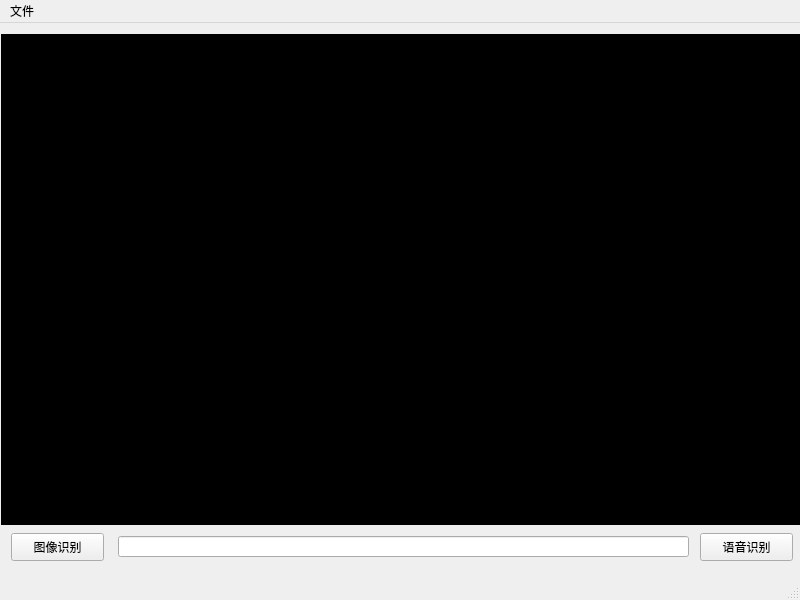
<?xml version="1.0" encoding="UTF-8"?>
<ui version="4.0">
 <class>MainWindow</class>
 <widget class="QMainWindow" name="MainWindow">
  <property name="geometry">
   <rect>
    <x>0</x>
    <y>0</y>
    <width>800</width>
    <height>600</height>
   </rect>
  </property>
  <property name="windowTitle">
   <string>MainWindow</string>
  </property>
  <widget class="QWidget" name="centralwidget">
   <widget class="QLabel" name="label">
    <property name="geometry">
     <rect>
      <x>1</x>
      <y>11</y>
      <width>801</width>
      <height>491</height>
     </rect>
    </property>
    <property name="styleSheet">
     <string notr="true">background-color: rgb(0, 0, 0);</string>
    </property>
    <property name="text">
     <string/>
    </property>
    <property name="scaledContents">
     <bool>true</bool>
    </property>
   </widget>
   <widget class="QPushButton" name="pushButton">
    <property name="geometry">
     <rect>
      <x>11</x>
      <y>510</y>
      <width>93</width>
      <height>28</height>
     </rect>
    </property>
    <property name="text">
     <string>图像识别</string>
    </property>
   </widget>
   <widget class="QLineEdit" name="lineEdit">
    <property name="geometry">
     <rect>
      <x>118</x>
      <y>513</y>
      <width>571</width>
      <height>21</height>
     </rect>
    </property>
   </widget>
   <widget class="QPushButton" name="SPEECHpushButton">
    <property name="geometry">
     <rect>
      <x>700</x>
      <y>510</y>
      <width>93</width>
      <height>28</height>
     </rect>
    </property>
    <property name="text">
     <string>语音识别</string>
    </property>
   </widget>
  </widget>
  <widget class="QMenuBar" name="menubar">
   <property name="geometry">
    <rect>
     <x>0</x>
     <y>0</y>
     <width>800</width>
     <height>26</height>
    </rect>
   </property>
   <widget class="QMenu" name="menu">
    <property name="title">
     <string>文件</string>
    </property>
    <addaction name="actionopen"/>
   </widget>
   <addaction name="menu"/>
  </widget>
  <widget class="QStatusBar" name="statusbar"/>
  <action name="actionopen">
   <property name="text">
    <string>open</string>
   </property>
  </action>
 </widget>
 <resources/>
 <connections/>
</ui>
